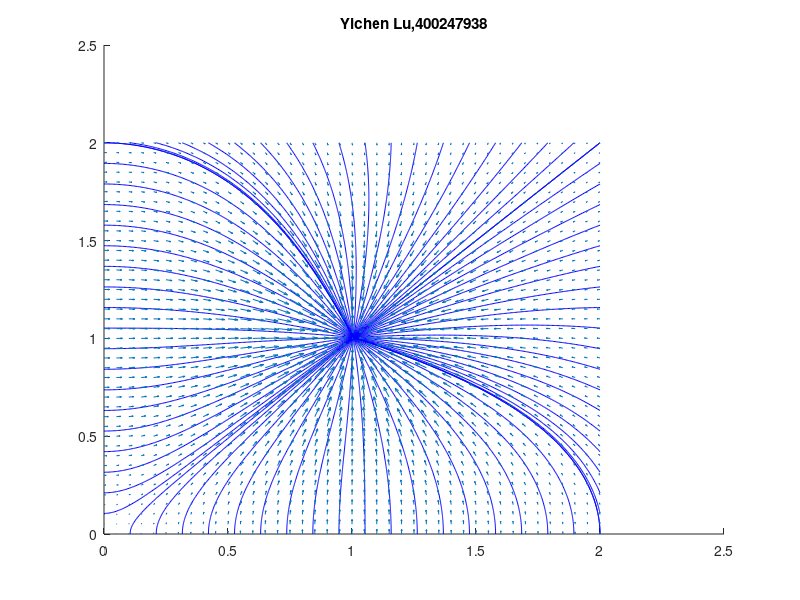

Reproduce this figure in MATLAB.
%%Yichen Lu 
%%luy191
%%400247938
clear;
clc;
K=8.9875e+9;%the value of (1/4*pi*epsilon 0)
q=1.602e-19;%the value of Q
range = 0:0.05:2;
[x,y] = meshgrid(range,range);
%The four expressions for the potentials
V1 = (K*q)./sqrt((x-1).^2+(y-1).^2+0.1);
V2 = -(K*q)./sqrt((x+1).^2+(y-1).^2+0.1);
V3 = (K*q)./sqrt((x+1).^2+(y+1).^2+0.1);
V4 = -(K*q)./sqrt((x-1).^2+(y+1).^2+0.1);
%The expression for the Electric field
[E_x, E_y] = gradient(V1+V2+V3+V4);
sx=[linspace(0,2,20),linspace(2,2,20),linspace(0,2,20),linspace(0,0,20)];
sy=[linspace(2,2,20),linspace(0,2,20),linspace(0,0,20),linspace(0,2,20)];
hold on;
streamline(x,y,E_x,E_y,sx,sy);
quiver(x,y,E_x,E_y);
hold off
title("Yichen Lu,400247938")












































































































































































































































































































































































































